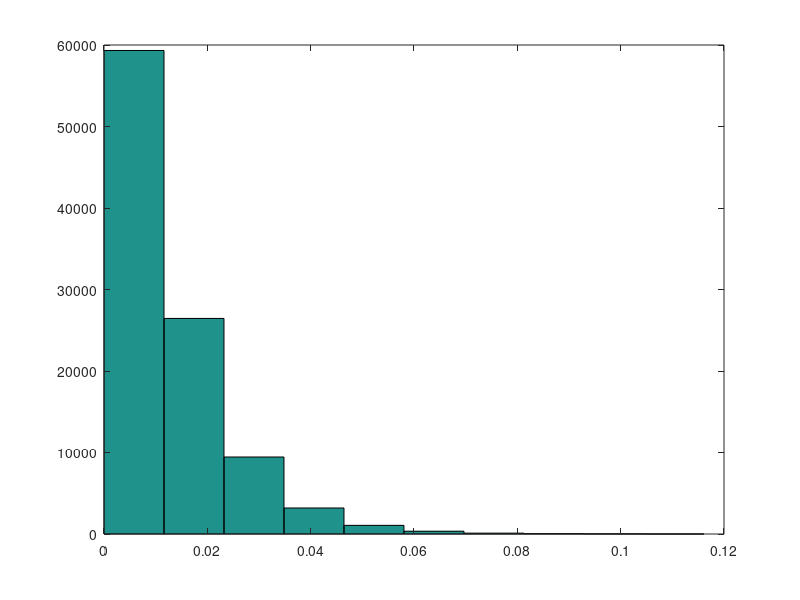
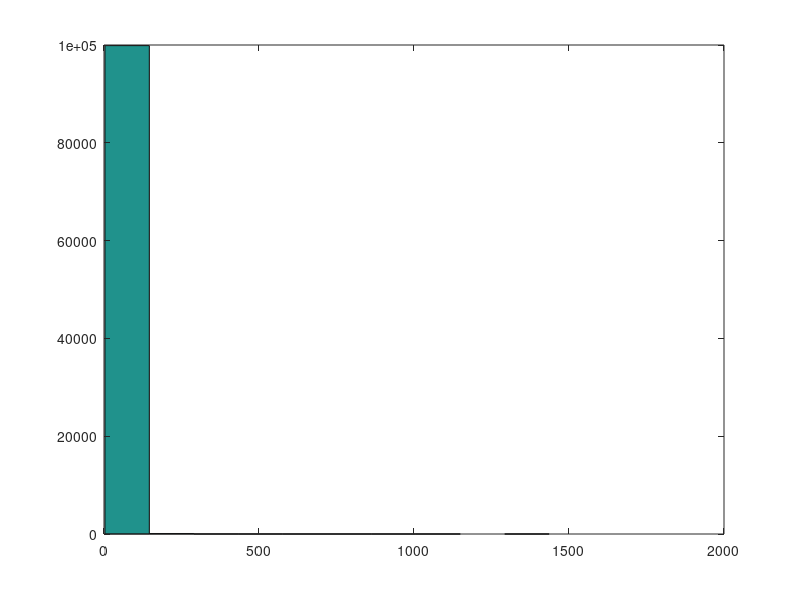

Recreate these plots in MATLAB, in order.
%% understanding Jbar, tau, and sigma

sigma = 9;
Jbar = 1./(sigma.^2); %.04;
tau = .01;

nSamps = 1e5;
samps = sqrt(1./gamrnd(Jbar/tau,tau,1,nSamps));

hist(1./samps.^2)
% hist(samps)

figure; hist(samps)
mean(samps)
